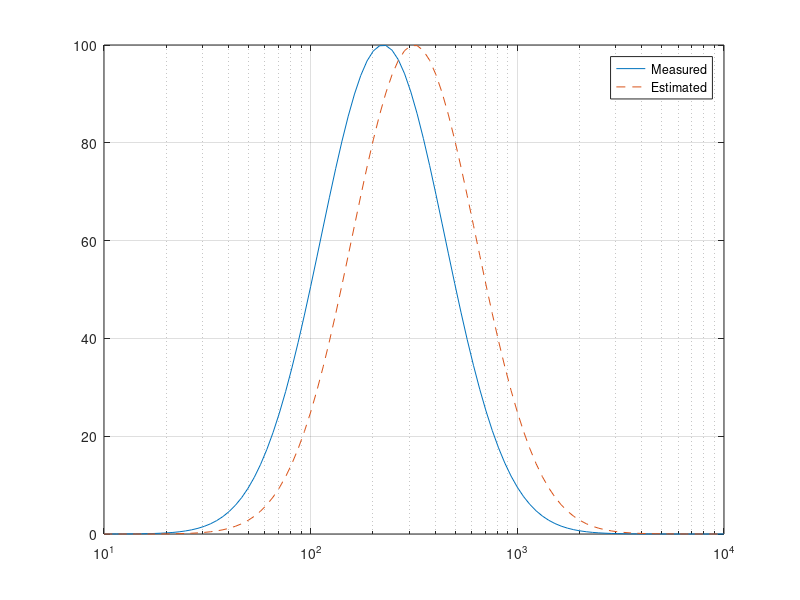

Here is the MATLAB script that generated this plot:
x = logspace(1,4,100);
v = linspace(-50,50,100);
y1 = 100*exp(-1*((v+5).^2)./200);
y2 = 100*exp(-1*(v.^2)./200);
semilogx(x,y1,x,y2,'--')
legend('Measured','Estimated')
grid on;
